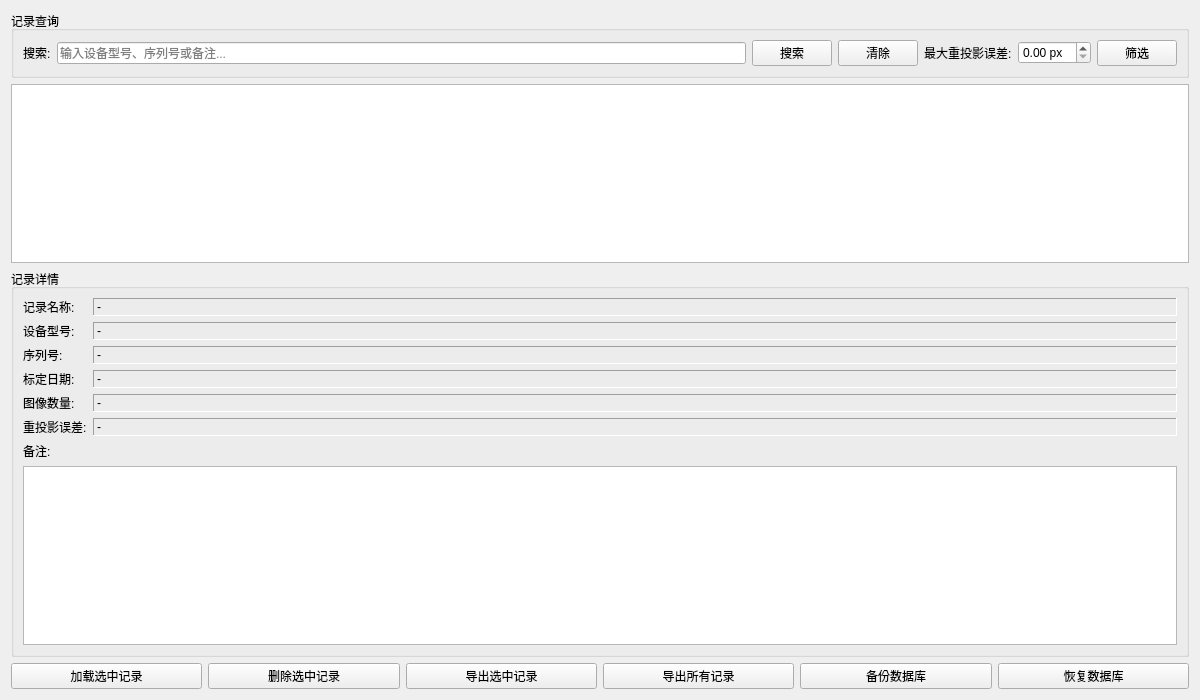
<?xml version="1.0" encoding="UTF-8"?>
<ui version="4.0">
 <class>DataManagementModule</class>
 <widget class="QWidget" name="DataManagementModule">
  <property name="geometry">
   <rect>
    <x>0</x>
    <y>0</y>
    <width>1200</width>
    <height>700</height>
   </rect>
  </property>
  <property name="windowTitle">
   <string>数据管理</string>
  </property>
  <layout class="QVBoxLayout" name="verticalLayout">
   <item>
    <widget class="QGroupBox" name="searchGroup">
     <property name="title">
      <string>记录查询</string>
     </property>
     <layout class="QHBoxLayout" name="horizontalLayout">
      <item>
       <widget class="QLabel" name="labelSearch">
        <property name="text">
         <string>搜索:</string>
        </property>
       </widget>
      </item>
      <item>
       <widget class="QLineEdit" name="searchEdit">
        <property name="placeholderText">
         <string>输入设备型号、序列号或备注...</string>
        </property>
       </widget>
      </item>
      <item>
       <widget class="QPushButton" name="searchButton">
        <property name="text">
         <string>搜索</string>
        </property>
       </widget>
      </item>
      <item>
       <widget class="QPushButton" name="clearSearchButton">
        <property name="text">
         <string>清除</string>
        </property>
       </widget>
      </item>
      <item>
       <widget class="QLabel" name="labelMaxError">
        <property name="text">
         <string>最大重投影误差:</string>
        </property>
       </widget>
      </item>
      <item>
       <widget class="QDoubleSpinBox" name="maxErrorSpinBox">
        <property name="suffix">
         <string> px</string>
        </property>
       </widget>
      </item>
      <item>
       <widget class="QPushButton" name="filterButton">
        <property name="text">
         <string>筛选</string>
        </property>
       </widget>
      </item>
     </layout>
    </widget>
   </item>
   <item>
    <widget class="QTableView" name="recordsTableView">
     <property name="alternatingRowColors">
      <bool>true</bool>
     </property>
     <property name="selectionMode">
      <enum>QAbstractItemView::SingleSelection</enum>
     </property>
     <property name="selectionBehavior">
      <enum>QAbstractItemView::SelectRows</enum>
     </property>
     <property name="sortingEnabled">
      <bool>true</bool>
     </property>
     <attribute name="horizontalHeaderStretchLastSection">
      <bool>true</bool>
     </attribute>
    </widget>
   </item>
   <item>
    <widget class="QGroupBox" name="recordInfoGroup">
     <property name="title">
      <string>记录详情</string>
     </property>
     <layout class="QFormLayout" name="formLayout">
      <item row="0" column="0">
       <widget class="QLabel" name="labelRecordName">
        <property name="text">
         <string>记录名称:</string>
        </property>
       </widget>
      </item>
      <item row="0" column="1">
       <widget class="QLabel" name="recordNameLabel">
        <property name="text">
         <string>-</string>
        </property>
        <property name="frameShape">
         <enum>QFrame::Panel</enum>
        </property>
        <property name="frameShadow">
         <enum>QFrame::Sunken</enum>
        </property>
       </widget>
      </item>
      <item row="1" column="0">
       <widget class="QLabel" name="labelDeviceModel">
        <property name="text">
         <string>设备型号:</string>
        </property>
       </widget>
      </item>
      <item row="1" column="1">
       <widget class="QLabel" name="deviceModelLabel">
        <property name="text">
         <string>-</string>
        </property>
        <property name="frameShape">
         <enum>QFrame::Panel</enum>
        </property>
        <property name="frameShadow">
         <enum>QFrame::Sunken</enum>
        </property>
       </widget>
      </item>
      <item row="2" column="0">
       <widget class="QLabel" name="labelSerialNumber">
        <property name="text">
         <string>序列号:</string>
        </property>
       </widget>
      </item>
      <item row="2" column="1">
       <widget class="QLabel" name="serialNumberLabel">
        <property name="text">
         <string>-</string>
        </property>
        <property name="frameShape">
         <enum>QFrame::Panel</enum>
        </property>
        <property name="frameShadow">
         <enum>QFrame::Sunken</enum>
        </property>
       </widget>
      </item>
      <item row="3" column="0">
       <widget class="QLabel" name="labelCalibrationDate">
        <property name="text">
         <string>标定日期:</string>
        </property>
       </widget>
      </item>
      <item row="3" column="1">
       <widget class="QLabel" name="calibrationDateLabel">
        <property name="text">
         <string>-</string>
        </property>
        <property name="frameShape">
         <enum>QFrame::Panel</enum>
        </property>
        <property name="frameShadow">
         <enum>QFrame::Sunken</enum>
        </property>
       </widget>
      </item>
      <item row="4" column="0">
       <widget class="QLabel" name="labelImageCount">
        <property name="text">
         <string>图像数量:</string>
        </property>
       </widget>
      </item>
      <item row="4" column="1">
       <widget class="QLabel" name="imageCountLabel">
        <property name="text">
         <string>-</string>
        </property>
        <property name="frameShape">
         <enum>QFrame::Panel</enum>
        </property>
        <property name="frameShadow">
         <enum>QFrame::Sunken</enum>
        </property>
       </widget>
      </item>
      <item row="5" column="0">
       <widget class="QLabel" name="labelReprojectionError">
        <property name="text">
         <string>重投影误差:</string>
        </property>
       </widget>
      </item>
      <item row="5" column="1">
       <widget class="QLabel" name="reprojectionErrorLabel">
        <property name="text">
         <string>-</string>
        </property>
        <property name="frameShape">
         <enum>QFrame::Panel</enum>
        </property>
        <property name="frameShadow">
         <enum>QFrame::Sunken</enum>
        </property>
       </widget>
      </item>
      <item row="6" column="0" colspan="2">
       <widget class="QLabel" name="labelNotes">
        <property name="text">
         <string>备注:</string>
        </property>
       </widget>
      </item>
      <item row="7" column="0" colspan="2">
       <widget class="QTextEdit" name="notesTextEdit">
        <property name="readOnly">
         <bool>true</bool>
        </property>
       </widget>
      </item>
     </layout>
    </widget>
   </item>
   <item>
    <layout class="QHBoxLayout" name="horizontalLayout_2">
     <item>
      <widget class="QPushButton" name="loadRecordButton">
       <property name="text">
        <string>加载选中记录</string>
       </property>
      </widget>
     </item>
     <item>
      <widget class="QPushButton" name="deleteRecordButton">
       <property name="text">
        <string>删除选中记录</string>
       </property>
      </widget>
     </item>
     <item>
      <widget class="QPushButton" name="exportRecordButton">
       <property name="text">
        <string>导出选中记录</string>
       </property>
      </widget>
     </item>
     <item>
      <widget class="QPushButton" name="exportAllButton">
       <property name="text">
        <string>导出所有记录</string>
       </property>
      </widget>
     </item>
     <item>
      <widget class="QPushButton" name="backupDatabaseButton">
       <property name="text">
        <string>备份数据库</string>
       </property>
      </widget>
     </item>
     <item>
      <widget class="QPushButton" name="restoreDatabaseButton">
       <property name="text">
        <string>恢复数据库</string>
       </property>
      </widget>
     </item>
    </layout>
   </item>
  </layout>
 </widget>
 <resources/>
 <connections/>
</ui>
    
